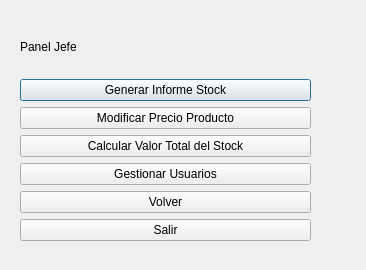
<?xml version="1.0" encoding="UTF-8"?>
<ui version="4.0">
 <class>JefeWindow</class>
 <widget class="QDialog" name="JefeWindow">
  <property name="geometry">
   <rect>
    <x>0</x>
    <y>0</y>
    <width>366</width>
    <height>270</height>
   </rect>
  </property>
  <property name="windowTitle">
   <string>Panel Jefe</string>
  </property>
  <widget class="QWidget" name="verticalLayoutWidget">
   <property name="geometry">
    <rect>
     <x>20</x>
     <y>20</y>
     <width>291</width>
     <height>221</height>
    </rect>
   </property>
   <layout class="QVBoxLayout" name="verticalLayout">
    <item>
     <widget class="QLabel" name="label">
      <property name="text">
       <string>Panel Jefe</string>
      </property>
     </widget>
    </item>
    <item>
     <widget class="QPushButton" name="btn_generar_informe_stock">
      <property name="text">
       <string>Generar Informe Stock</string>
      </property>
     </widget>
    </item>
    <item>
     <widget class="QPushButton" name="btn_modificar_precio">
      <property name="text">
       <string>Modificar Precio Producto</string>
      </property>
     </widget>
    </item>
    <item>
     <widget class="QPushButton" name="btn_calcular_valor_stock">
      <property name="text">
       <string>Calcular Valor Total del Stock</string>
      </property>
     </widget>
    </item>
    <item>
     <widget class="QPushButton" name="btn_gestionar_usuarios">
      <property name="text">
       <string>Gestionar Usuarios</string>
      </property>
     </widget>
    </item>
    <item>
     <widget class="QPushButton" name="btn_volver">
      <property name="text">
       <string>Volver</string>
      </property>
     </widget>
    </item>
    <item>
     <widget class="QPushButton" name="btn_salir">
      <property name="text">
       <string>Salir</string>
      </property>
     </widget>
    </item>
   </layout>
  </widget>
 </widget>
 <resources/>
 <connections/>
</ui>
